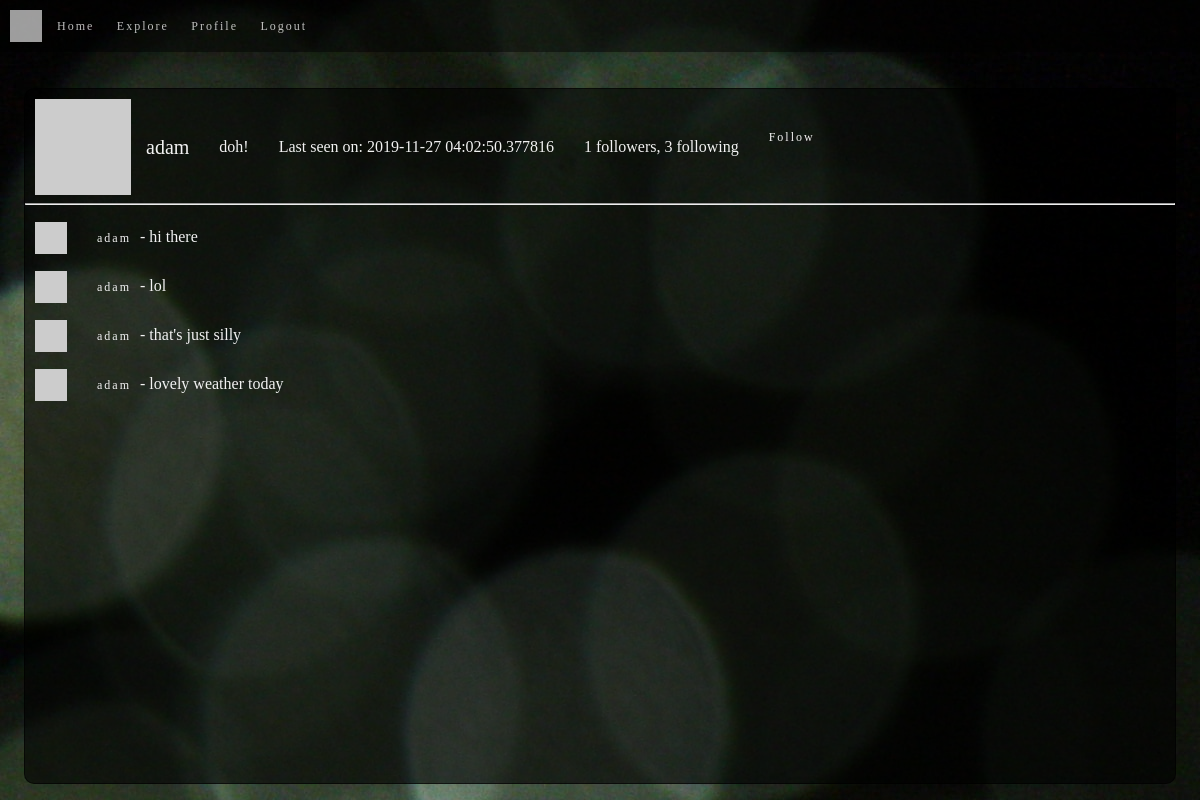
Screenshot of /user/adam (signed in) with the database file from the repository.
### app/models.py (models this page shows, shortened)
class User(UserMixin, db.Model):
    id = db.Column(db.Integer, primary_key=True)
    username = db.Column(db.String(64), index=True, unique=True)
    email = db.Column(db.String(120), index=True, unique=True)
    password_hash = db.Column(db.String(128))
    posts = db.relationship('Post', backref='author', lazy='dynamic')
    about_me = db.Column(db.String(140))
    last_seen = db.Column(db.DateTime, default=datetime.utcnow)
    followed = db.relationship(
        'User', secondary=followers,
        primaryjoin=(followers.c.follower_id == id),
        secondaryjoin=(followers.c.followed_id == id),
        backref=db.backref('followers', lazy='dynamic'), lazy='dynamic')
    def avatar(self):
        digest = md5(self.email.lower().encode('utf-8')).hexdigest()
        return avatar_dicebear("jdenticon", digest[12:])
    def is_following(self, user):
        try:
            return self.followed.filter(
                followers.c.followed_id == user.id).count() > 0
        except AttributeError as e:
            return False

class Post(db.Model):
    id = db.Column(db.Integer, primary_key=True)
    body = db.Column(db.String(140))
    timestamp = db.Column(db.DateTime, index=True, default=datetime.utcnow)
    user_id = db.Column(db.Integer, db.ForeignKey('user.id'))

### app/routes.py (the view)
@app.route('/user/<username>')
@login_required
def user(username):
    user = User.query.filter_by(username=username).first_or_404()
    page = request.args.get('page', 1, type=int)
    posts = user.posts.order_by(Post.timestamp.desc()).paginate(
        page, app.config['POSTS_PER_PAGE'], False)
    next_url = url_for('/user/{}'.format(username), page=posts.next_num) if posts.has_next else None
    prev_url = url_for('/user/{}'.format(username), page=posts.prev_num) if posts.has_prev else None
    return render_template('user.html', user=user, posts=posts.items, next_url=next_url, prev_url=prev_url)

### app/models.py (called while the page is built)
@login.user_loader
def load_user(id):
    return User.query.get(int(id))

### app/routes.py (called while the page is built)
@app.before_request
def before_request():
    if current_user.is_authenticated:
        current_user.last_seen = datetime.utcnow()
        db.session.commit()

### app/utils.py (called while the page is built)
def avatar_dicebear(sprite, seed, mood=None):
    valid_sprites = [
        "male", "female", "human", "identicon",
        "initials", "bottts", "avataaars", "jdenticon", "gridy"]
    valid_moods = ["happy", "sad", "surprised"]
    if sprite not in valid_sprites:
        return "SPRITE MUST BE ONE OF : {}".format(", ".join(valid_sprites))
    if (mood is not None) and (mood in valid_moods):
        return "https://avatars.dicebear.com/v2/{sprites}/{seed}.svg?options[mood][]={mood}".format(sprites=sprite, seed=seed, mood=mood)
    return "https://avatars.dicebear.com/v2/{sprites}/{seed}.svg".format(sprites=sprite, seed=seed)

### app/templates/user.html (shortened to what this page needs)
{% extends "base.html" %}
{% block content %}
    <section class="profile-head">
        <img src="{{ user.avatar() }}" width="96px">
        <div class="profile-neck">
            <h1>{{ user.username }}</h1>
            {% if user.about_me %}<p>{{ user.about_me }}</p>{% endif %}
            {% if user.last_seen %}<p>Last seen on: {{ user.last_seen }}</p>{% endif %}
            <p>{{ user.followers.count() }} followers, {{ user.followed.count() }} following</p>
            {% if user == current_user %}
            <a href="{{ url_for('edit_profile') }}">Edit your profile</a>
            {% elif not current_user.is_following(user) %}
            <a href="{{ url_for('follow', username=user.username) }}">Follow</a>
            {% else %}
            <a href="{{ url_for('unfollow', username=user.username) }}">Unfollow</a>
            {% endif %}
        </div>
    </section>
    <hr>
    {% for post in posts %}
        {% include "_post.html" %}
    {% endfor %}
    {% endblock %}

### app/templates/_post.html
<section class="user-post">
    <img src="{{ post.author.avatar() }}" width="32px">
    <p class="user-posted">
        <a href="{{ url_for('user', username=post.author.username) }}">{{ post.author.username }}</a>
         - <b>{{ post.body }}</b>
    </p>
</section>

### app/static/css/index.css (style rules this page uses)
html, body, div, span, applet, object, iframe, h1, h2, h3, h4, h5, h6, p, blockquote, pre, a, abbr, acronym, address, big, cite, code, del, dfn, em, img, ins, kbd, q, s, samp, small, strike, strong, sub, sup, tt, var, b, u, i, center, dl, dt, dd, ol, ul, li, fieldset, form, label, legend, table, caption, tbody, tfoot, thead, tr, th, td, article, aside, canvas, details, embed, figure, figcaption, footer, header, hgroup, menu, nav, output, ruby, section, summary, time, mark, audio, video { margin: 0; padding: 0; border: 0; font-size: 100%; font: inherit; vertical-align: baseline; }
article, aside, details, figcaption, figure, footer, header, hgroup, menu, nav, section { display: block; }
body { line-height: 1; }
* { box-sizing: border-box; }
html { font-size: 62.5%; }
html, body { font-family: 'sans-serif'; }
a { color: #f2f2f2; text-decoration: none; padding: 5px; }
body { margin: 0; }
body { background-image: url("../images/becca-romine-Lll4QeybDEg-unsplash.jpg"); display: flex; flex-direction: column; }
.body-content h1 { padding: 1.5rem; }
.body-content p { padding: 1.5rem; }
h1 { font-size: 2rem; color: #f2f2f2; }
a { font-size: 1.2rem; letter-spacing: 0.2rem; padding-left: 1.5rem; }
.user-post, .profile-head { display: flex; align-items: center; flex-wrap: wrap; padding-left: 1rem; color: #f2f2f2; background-color: rgba(0, 0, 0, 0); }
.profile-neck { display: flex; flex-wrap: wrap; }

### rows the page displays
User: username "adam", about_me "doh!", last_seen "2019-11-27 04:02:50.377816"
Post: author.username "adam", body "hi there"
Post: author.username "adam", body "lol"
Post: author.username "adam", body "that's just silly"
Post: author.username "adam", body "lovely weather today"

### other values shown
{{ user.followers.count() }} "1"
{{ user.followed.count() }} "3"
